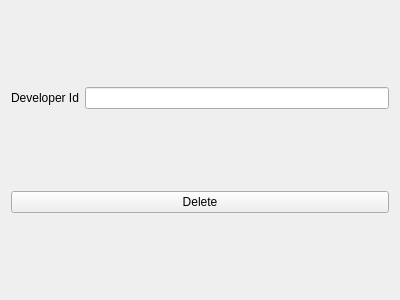
<?xml version="1.0" encoding="UTF-8"?>
<ui version="4.0">
 <class>Form</class>
 <widget class="QWidget" name="Form">
  <property name="geometry">
   <rect>
    <x>0</x>
    <y>0</y>
    <width>400</width>
    <height>300</height>
   </rect>
  </property>
  <property name="windowTitle">
   <string>Delete Developer</string>
  </property>
  <layout class="QVBoxLayout" name="verticalLayout">
   <item>
    <layout class="QHBoxLayout" name="horizontalLayout">
     <item>
      <widget class="QLabel" name="label">
       <property name="text">
        <string>Developer Id</string>
       </property>
      </widget>
     </item>
     <item>
      <widget class="QLineEdit" name="del"/>
     </item>
    </layout>
   </item>
   <item>
    <widget class="QPushButton" name="delBtn">
     <property name="text">
      <string>Delete</string>
     </property>
    </widget>
   </item>
  </layout>
 </widget>
 <resources/>
 <connections/>
</ui>
